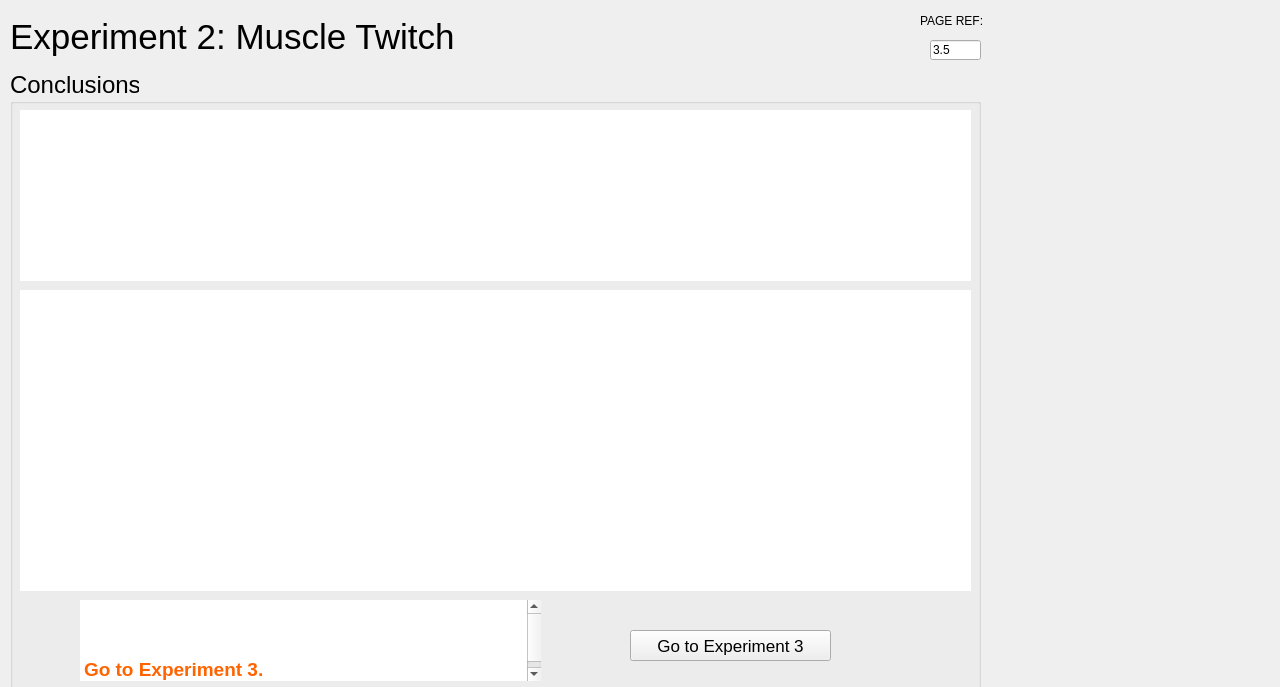
<?xml version="1.0" encoding="UTF-8"?>
<ui version="4.0">
 <class>MainWindow</class>
 <widget class="QMainWindow" name="MainWindow">
  <property name="geometry">
   <rect>
    <x>0</x>
    <y>0</y>
    <width>1280</width>
    <height>687</height>
   </rect>
  </property>
  <property name="windowTitle">
   <string>MainWindow</string>
  </property>
  <widget class="QWidget" name="centralwidget">
   <widget class="QPushButton" name="pushButtonBack">
    <property name="geometry">
     <rect>
      <x>13</x>
      <y>703</y>
      <width>75</width>
      <height>23</height>
     </rect>
    </property>
    <property name="sizePolicy">
     <sizepolicy hsizetype="Maximum" vsizetype="Fixed">
      <horstretch>0</horstretch>
      <verstretch>0</verstretch>
     </sizepolicy>
    </property>
    <property name="text">
     <string>BACK</string>
    </property>
   </widget>
   <widget class="QPushButton" name="pushButtonNext">
    <property name="geometry">
     <rect>
      <x>94</x>
      <y>703</y>
      <width>75</width>
      <height>23</height>
     </rect>
    </property>
    <property name="sizePolicy">
     <sizepolicy hsizetype="Maximum" vsizetype="Fixed">
      <horstretch>0</horstretch>
      <verstretch>0</verstretch>
     </sizepolicy>
    </property>
    <property name="text">
     <string>NEXT</string>
    </property>
   </widget>
   <widget class="QPushButton" name="pushButtonMenu">
    <property name="enabled">
     <bool>true</bool>
    </property>
    <property name="geometry">
     <rect>
      <x>917</x>
      <y>703</y>
      <width>75</width>
      <height>23</height>
     </rect>
    </property>
    <property name="sizePolicy">
     <sizepolicy hsizetype="Maximum" vsizetype="Fixed">
      <horstretch>0</horstretch>
      <verstretch>0</verstretch>
     </sizepolicy>
    </property>
    <property name="minimumSize">
     <size>
      <width>50</width>
      <height>20</height>
     </size>
    </property>
    <property name="text">
     <string>MENU</string>
    </property>
   </widget>
   <widget class="QProgressBar" name="progressBar">
    <property name="geometry">
     <rect>
      <x>175</x>
      <y>704</y>
      <width>649</width>
      <height>21</height>
     </rect>
    </property>
    <property name="sizePolicy">
     <sizepolicy hsizetype="Minimum" vsizetype="Fixed">
      <horstretch>0</horstretch>
      <verstretch>0</verstretch>
     </sizepolicy>
    </property>
    <property name="value">
     <number>1</number>
    </property>
    <property name="textVisible">
     <bool>false</bool>
    </property>
   </widget>
   <widget class="QLabel" name="labelPage">
    <property name="geometry">
     <rect>
      <x>830</x>
      <y>700</y>
      <width>81</width>
      <height>20</height>
     </rect>
    </property>
    <property name="sizePolicy">
     <sizepolicy hsizetype="Maximum" vsizetype="Preferred">
      <horstretch>0</horstretch>
      <verstretch>0</verstretch>
     </sizepolicy>
    </property>
    <property name="font">
     <font>
      <pointsize>11</pointsize>
      <weight>75</weight>
      <bold>true</bold>
     </font>
    </property>
    <property name="styleSheet">
     <string notr="true">color: rgb(255, 255, 255);</string>
    </property>
    <property name="text">
     <string>PAGE 5 / 5</string>
    </property>
   </widget>
   <widget class="QLineEdit" name="lineEdit">
    <property name="geometry">
     <rect>
      <x>930</x>
      <y>40</y>
      <width>51</width>
      <height>20</height>
     </rect>
    </property>
    <property name="sizePolicy">
     <sizepolicy hsizetype="Ignored" vsizetype="Fixed">
      <horstretch>0</horstretch>
      <verstretch>0</verstretch>
     </sizepolicy>
    </property>
    <property name="text">
     <string>3.5</string>
    </property>
    <property name="readOnly">
     <bool>true</bool>
    </property>
   </widget>
   <widget class="QLabel" name="labelPageRef">
    <property name="geometry">
     <rect>
      <x>920</x>
      <y>10</y>
      <width>71</width>
      <height>21</height>
     </rect>
    </property>
    <property name="sizePolicy">
     <sizepolicy hsizetype="Maximum" vsizetype="Preferred">
      <horstretch>0</horstretch>
      <verstretch>0</verstretch>
     </sizepolicy>
    </property>
    <property name="text">
     <string>PAGE REF:</string>
    </property>
   </widget>
   <widget class="QLabel" name="labelCurrentWindow">
    <property name="geometry">
     <rect>
      <x>10</x>
      <y>0</y>
      <width>571</width>
      <height>74</height>
     </rect>
    </property>
    <property name="font">
     <font>
      <pointsize>26</pointsize>
     </font>
    </property>
    <property name="text">
     <string>Experiment 2: Muscle Twitch</string>
    </property>
   </widget>
   <widget class="QGroupBox" name="groupBox_2">
    <property name="geometry">
     <rect>
      <x>10</x>
      <y>70</y>
      <width>971</width>
      <height>621</height>
     </rect>
    </property>
    <property name="font">
     <font>
      <pointsize>18</pointsize>
     </font>
    </property>
    <property name="title">
     <string>Conclusions</string>
    </property>
    <widget class="QTextEdit" name="textEdit">
     <property name="geometry">
      <rect>
       <x>10</x>
       <y>40</y>
       <width>951</width>
       <height>171</height>
      </rect>
     </property>
     <property name="font">
      <font>
       <pointsize>21</pointsize>
      </font>
     </property>
     <property name="frameShape">
      <enum>QFrame::NoFrame</enum>
     </property>
     <property name="html">
      <string>&lt;!DOCTYPE HTML PUBLIC &quot;-//W3C//DTD HTML 4.0//EN&quot; &quot;http://www.w3.org/TR/REC-html40/strict.dtd&quot;&gt;
&lt;html&gt;&lt;head&gt;&lt;meta name=&quot;qrichtext&quot; content=&quot;1&quot; /&gt;&lt;style type=&quot;text/css&quot;&gt;
p, li { white-space: pre-wrap; }
&lt;/style&gt;&lt;/head&gt;&lt;body style=&quot; font-family:'.AppleSystemUIFont'; font-size:21pt; font-weight:400; font-style:normal;&quot;&gt;
&lt;p align=&quot;justify&quot; style=&quot; margin-top:0px; margin-bottom:0px; margin-left:0px; margin-right:0px; -qt-block-indent:0; text-indent:0px; line-height:120%;&quot;&gt;&lt;a name=&quot;docs-internal-guid-095d3373-7fff-291b-8b24-db37707a6eb9&quot;&gt;&lt;/a&gt;&lt;span style=&quot; font-family:'Times New Roman'; font-size:14pt; color:#ffffff; background-color:transparent;&quot;&gt;I&lt;/span&gt;&lt;span style=&quot; font-family:'Times New Roman'; font-size:14pt; color:#ffffff; background-color:transparent;&quot;&gt;n this experiment you stimulated the nerve with a single supramaximal shock, and observed the generation of an action potential, and a single contraction in the muscle. You saw that the contraction started about 6 msec after the stimulus, and lasted for approximately 120 msec. The action potential in the muscle precedes the contraction, and occurs about 1 msec after the stimulus to the nerve.&lt;/span&gt;&lt;/p&gt;&lt;/body&gt;&lt;/html&gt;</string>
     </property>
    </widget>
    <widget class="QTextEdit" name="textEdit_2">
     <property name="geometry">
      <rect>
       <x>10</x>
       <y>220</y>
       <width>951</width>
       <height>301</height>
      </rect>
     </property>
     <property name="font">
      <font>
       <pointsize>21</pointsize>
      </font>
     </property>
     <property name="frameShape">
      <enum>QFrame::NoFrame</enum>
     </property>
     <property name="html">
      <string>&lt;!DOCTYPE HTML PUBLIC &quot;-//W3C//DTD HTML 4.0//EN&quot; &quot;http://www.w3.org/TR/REC-html40/strict.dtd&quot;&gt;
&lt;html&gt;&lt;head&gt;&lt;meta name=&quot;qrichtext&quot; content=&quot;1&quot; /&gt;&lt;style type=&quot;text/css&quot;&gt;
p, li { white-space: pre-wrap; }
&lt;/style&gt;&lt;/head&gt;&lt;body style=&quot; font-family:'.AppleSystemUIFont'; font-size:21pt; font-weight:400; font-style:normal;&quot;&gt;
&lt;p align=&quot;justify&quot; style=&quot; margin-top:0px; margin-bottom:0px; margin-left:0px; margin-right:0px; -qt-block-indent:0; text-indent:0px; line-height:120%;&quot;&gt;&lt;a name=&quot;docs-internal-guid-30bab8d7-7fff-ef42-9ef9-c26e2028a721&quot;&gt;&lt;/a&gt;&lt;span style=&quot; font-family:'Times New Roman'; font-size:14pt; color:#ffffff; background-color:transparent;&quot;&gt;T&lt;/span&gt;&lt;span style=&quot; font-family:'Times New Roman'; font-size:14pt; color:#ffffff; background-color:transparent;&quot;&gt;he interpretation of the experiment is affected by two factors:&lt;/span&gt;&lt;/p&gt;
&lt;p align=&quot;justify&quot; style=&quot; margin-top:0px; margin-bottom:0px; margin-left:0px; margin-right:0px; -qt-block-indent:0; text-indent:0px; line-height:120%; background-color:transparent;&quot;&gt;&lt;span style=&quot; font-family:'Times New Roman'; font-size:14pt; color:#ffffff; background-color:transparent;&quot;&gt;     1 - The time resolution of the apparatus was 1 msec, so this is the smallest time difference that could be measured.&lt;/span&gt;&lt;/p&gt;
&lt;p align=&quot;justify&quot; style=&quot; margin-top:0px; margin-bottom:0px; margin-left:0px; margin-right:0px; -qt-block-indent:0; text-indent:0px; line-height:120%; background-color:transparent;&quot;&gt;&lt;span style=&quot; font-family:'Times New Roman'; font-size:14pt; color:#ffffff; background-color:transparent;&quot;&gt;     2 - A bundle of nerves was stimulated. Each axon in the bundle supplies a motor unit, a group of muscle fibers. The conduction velocity of each axon is slightly different, so the different motor units in the muscle are all stimulated at slightly different times.&lt;/span&gt;&lt;/p&gt;
&lt;p align=&quot;justify&quot; style=&quot; margin-top:0px; margin-bottom:0px; margin-left:0px; margin-right:0px; -qt-block-indent:0; text-indent:0px; line-height:120%;&quot;&gt;&lt;span style=&quot; font-family:'Times New Roman'; font-size:14pt; color:#ffffff; background-color:transparent;&quot;&gt;The start of the muscle action potential shows the time of the action potential in the first motor unit to be stimulated, and the start of the contraction shows the time at which the contraction starts in the first motor unit. The total time taken for the action potential or the contraction  includes the spread of time between the activation of different motor units.&lt;/span&gt;&lt;/p&gt;&lt;/body&gt;&lt;/html&gt;</string>
     </property>
    </widget>
    <widget class="QTextEdit" name="textEdit_3">
     <property name="geometry">
      <rect>
       <x>70</x>
       <y>530</y>
       <width>461</width>
       <height>81</height>
      </rect>
     </property>
     <property name="font">
      <font>
       <pointsize>21</pointsize>
      </font>
     </property>
     <property name="frameShape">
      <enum>QFrame::NoFrame</enum>
     </property>
     <property name="html">
      <string>&lt;!DOCTYPE HTML PUBLIC &quot;-//W3C//DTD HTML 4.0//EN&quot; &quot;http://www.w3.org/TR/REC-html40/strict.dtd&quot;&gt;
&lt;html&gt;&lt;head&gt;&lt;meta name=&quot;qrichtext&quot; content=&quot;1&quot; /&gt;&lt;style type=&quot;text/css&quot;&gt;
p, li { white-space: pre-wrap; }
&lt;/style&gt;&lt;/head&gt;&lt;body style=&quot; font-family:'.AppleSystemUIFont'; font-size:21pt; font-weight:400; font-style:normal;&quot;&gt;
&lt;p align=&quot;justify&quot; style=&quot; margin-top:0px; margin-bottom:0px; margin-left:0px; margin-right:0px; -qt-block-indent:0; text-indent:0px; line-height:120%;&quot;&gt;&lt;a name=&quot;docs-internal-guid-85058e73-7fff-a918-f06c-219a518b3378&quot;&gt;&lt;/a&gt;&lt;span style=&quot; font-family:'Times New Roman'; font-size:14pt; color:#ffffff; background-color:transparent;&quot;&gt;T&lt;/span&gt;&lt;span style=&quot; font-family:'Times New Roman'; font-size:14pt; color:#ffffff; background-color:transparent;&quot;&gt;he next section is the Summation and Tetanus experiment. &lt;/span&gt;&lt;/p&gt;
&lt;p align=&quot;justify&quot; style=&quot; margin-top:0px; margin-bottom:0px; margin-left:0px; margin-right:0px; -qt-block-indent:0; text-indent:0px; line-height:120%;&quot;&gt;&lt;span style=&quot; font-family:'Times New Roman'; font-size:14pt; font-weight:600; color:#ff6400; background-color:transparent;&quot;&gt;Go to Experiment 3.&lt;/span&gt;&lt;/p&gt;&lt;/body&gt;&lt;/html&gt;</string>
     </property>
    </widget>
    <widget class="QPushButton" name="pushButtonExp3">
     <property name="geometry">
      <rect>
       <x>620</x>
       <y>560</y>
       <width>201</width>
       <height>31</height>
      </rect>
     </property>
     <property name="font">
      <font>
       <pointsize>13</pointsize>
      </font>
     </property>
     <property name="text">
      <string>Go to Experiment 3</string>
     </property>
    </widget>
   </widget>
  </widget>
  <widget class="QMenuBar" name="menubar">
   <property name="geometry">
    <rect>
     <x>0</x>
     <y>0</y>
     <width>1280</width>
     <height>22</height>
    </rect>
   </property>
  </widget>
 </widget>
 <resources>
  <include location="../resources.qrc"/>
 </resources>
 <connections/>
</ui>
